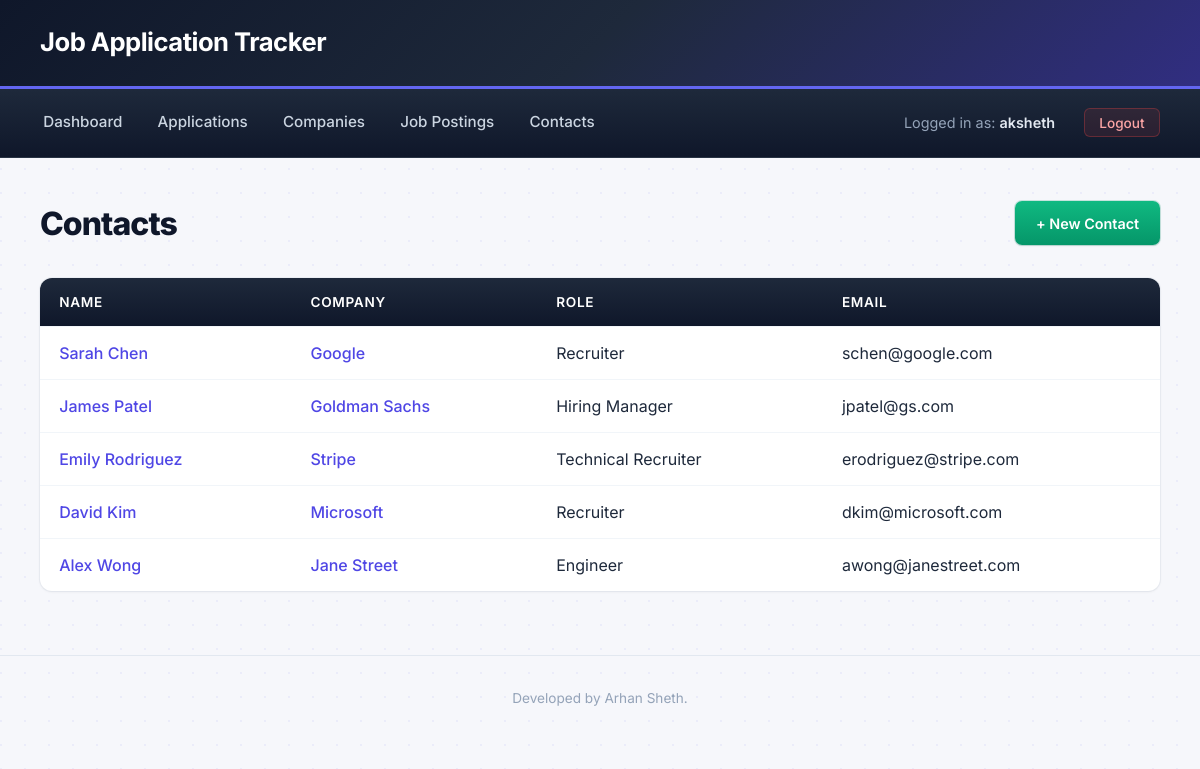
Screenshot of /project/contacts/ (signed in) with the database file from the repository.
### project/models.py (models this page shows, shortened)
class Contact(models.Model):
    company = models.ForeignKey(
        Company, on_delete=models.CASCADE, related_name='contacts'
    )
    first_name = models.TextField()
    last_name = models.TextField()
    role = models.TextField(blank=True)
    email = models.EmailField(blank=True)
    notes = models.TextField(blank=True)

class Company(models.Model):
    name = models.TextField()
    industry = models.TextField()
    location = models.TextField(blank=True)
    website = models.URLField(blank=True)
    notes = models.TextField(blank=True)

### project/views.py (the view)
# urls.py: path('contacts/', views.ContactListView.as_view(), name='contact_list'),
class ContactListView(LoginRequiredMixin, ListView):
    model = Contact
    template_name = 'project/contact_list.html'
    context_object_name = 'contacts'

### project/templates/project/contact_list.html (shortened to what this page needs)
{% extends 'project/base.html' %}
{% block content %}
<div class="page-header">
    <h2>Contacts</h2>
    <a href="{% url 'contact_create' %}" class="btn btn-success">+ New Contact</a>
</div>
{% if contacts %}
    <table>
        <thead>
            <tr>
                <th>Name</th>
                <th>Company</th>
                <th>Role</th>
                <th>Email</th>
            </tr>
        </thead>
        <tbody>
            {% for contact in contacts %}
                <tr>
                    <td>
                        <a href="{% url 'contact_detail' contact.pk %}">
                            {{ contact.first_name }} {{ contact.last_name }}
                        </a>
                    </td>
                    <td>
                        <a href="{% url 'company_detail' contact.company.pk %}">
                            {{ contact.company.name }}
                        </a>
                    </td>
                    <td>{{ contact.role|default:"—" }}</td>
                    <td>{{ contact.email|default:"—" }}</td>
                </tr>
            {% endfor %}
        </tbody>
    </table>
{% else %}
    <div class="card">
        <p>No contacts yet. <a href="{% url 'contact_create' %}">Add your first one</a>.</p>
    </div>
{% endif %}
{% endblock %}

### project/templates/project/base.html (shortened to what this page needs)
{% load static %}
<html>
    <head>
        <link rel="stylesheet" type="text/css" href="{% static 'project.css' %}">
    </head>
    <body>
        <h1>Job Application Tracker</h1>
        <div id="nav">
            {% if request.user.is_authenticated %}
                <a href="{% url 'dashboard' %}">Dashboard</a>
                <a href="{% url 'application_list' %}">Applications</a>
                <a href="{% url 'company_list' %}">Companies</a>
                <a href="{% url 'job_posting_list' %}">Job Postings</a>
                <a href="{% url 'contact_list' %}">Contacts</a>
                <span class="logged-in-as">Logged in as: <strong>{{request.user}}</strong></span>
                <form method="POST" action="{% url 'logout' %}">
                    <button type="submit">Logout</button>
                </form>
            {% else %}
                <span class="logged-in-as">Not logged in</span>
                <a href="{% url 'login' %}">Login</a>
                <a href="{% url 'signup' %}">Sign Up</a>
            {% endif %}
        </div>
        <div id="content-container">
            {% block content %}
            {% endblock %}
        </div>
        <footer>
            <p>Developed by Arhan Sheth.</p>
        </footer>
    </body>
</html>

### static/project.css (style rules this page uses)
* { box-sizing: border-box; margin: 0; padding: 0; }
body { font-family: 'Inter', -apple-system, BlinkMacSystemFont, "Segoe UI", sans-serif; color: #1e293b; line-height: 1.6; background-color: #f6f7fb; background-image: radial-gradient(circle at 1px 1px, rgba(99, 102, 241, 0.08) 1px, transparent 0); background-size: 24px 24px; min-height: 100vh; }
h1 { background: linear-gradient(135deg, #0f172a 0%, #1e293b 50%, #312e81 100%); color: white; padding: 1.4rem 2.5rem; margin: 0; font-size: 1.6rem; font-weight: 700; letter-spacing: -0.02em; border-bottom: 3px solid #6366f1; box-shadow: 0 2px 8px rgba(15, 23, 42, 0.15); }
#nav { background: linear-gradient(180deg, #1e293b 0%, #0f172a 100%); padding: 0.9rem 2.5rem; display: flex; gap: 1.8rem; align-items: center; flex-wrap: wrap; border-bottom: 1px solid rgba(255, 255, 255, 0.05); }
#nav a { color: #cbd5e1; text-decoration: none; font-size: 0.95rem; font-weight: 500; padding: 0.4rem 0.2rem; border-bottom: 2px solid transparent; transition: all 0.2s ease; }
#nav .logged-in-as { color: #94a3b8; font-size: 0.9rem; margin-left: auto; }
#nav .logged-in-as strong { color: #e2e8f0; font-weight: 600; }
#nav form { display: inline; margin: 0; }
#nav form button { background: rgba(239, 68, 68, 0.1); border: 1px solid rgba(239, 68, 68, 0.3); color: #fca5a5; padding: 0.35rem 0.9rem; border-radius: 6px; cursor: pointer; font-size: 0.85rem; font-weight: 500; font-family: inherit; transition: all 0.15s ease; }
#content-container { max-width: 1280px; margin: 2.5rem auto; padding: 0 2.5rem; }
.page-header { display: flex; justify-content: space-between; align-items: center; margin-bottom: 1.8rem; }
.page-header h2 { font-size: 2rem; font-weight: 800; color: #0f172a; letter-spacing: -0.03em; }
.btn { display: inline-block; padding: 0.65rem 1.3rem; background: linear-gradient(180deg, #6366f1 0%, #4f46e5 100%); color: white; text-decoration: none; border: none; border-radius: 7px; cursor: pointer; font-size: 0.9rem; font-weight: 600; font-family: inherit; box-shadow: 0 1px 2px rgba(15, 23, 42, 0.1), 0 0 0 1px rgba(79, 70, 229, 0.2); transition: all 0.15s ease; }
.btn-success { background: linear-gradient(180deg, #10b981 0%, #059669 100%); box-shadow: 0 1px 2px rgba(15, 23, 42, 0.1), 0 0 0 1px rgba(5, 150, 105, 0.2); }
table { width: 100%; border-collapse: collapse; background-color: white; border-radius: 12px; overflow: hidden; box-shadow: 0 1px 3px rgba(15, 23, 42, 0.06), 0 0 0 1px rgba(148, 163, 184, 0.1); }
th, td { padding: 1rem 1.2rem; text-align: left; border-bottom: 1px solid #f1f5f9; }
th { background: linear-gradient(180deg, #1e293b 0%, #0f172a 100%); color: white; font-weight: 600; font-size: 0.85rem; text-transform: uppercase; letter-spacing: 0.05em; }
tbody tr { transition: background-color 0.12s ease; }
tbody tr:last-child td { border-bottom: none; }
td a { color: #4f46e5; text-decoration: none; font-weight: 500; transition: color 0.12s ease; }
footer { text-align: center; padding: 2rem; color: #94a3b8; font-size: 0.85rem; margin-top: 4rem; border-top: 1px solid #e2e8f0; }
#content-container { animation: fadeInUp 0.4s ease-out; }

### rows the page displays
Contact: first_name "Sarah", last_name "Chen", company.name "Google", role "Recruiter", email "schen@google.com"
Contact: first_name "James", last_name "Patel", company.name "Goldman Sachs", role "Hiring Manager", email "jpatel@gs.com"
Contact: first_name "Emily", last_name "Rodriguez", company.name "Stripe", role "Technical Recruiter", email "erodriguez@stripe.com"
Contact: first_name "David", last_name "Kim", company.name "Microsoft", role "Recruiter", email "dkim@microsoft.com"
Contact: first_name "Alex", last_name "Wong", company.name "Jane Street", role "Engineer", email "awong@janestreet.com"

### other values shown
{{ request.user }} "aksheth"
